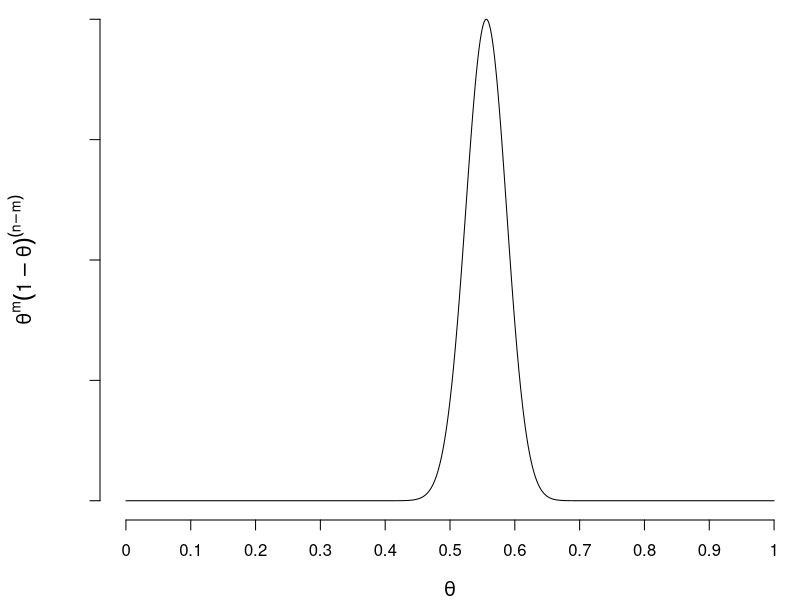

Generate this figure with R:
# R plot of Bernoulli likelihood function.

n <- 250 # Number of trials. E.g coin tosses.
m <- 139 # Number of successes. E.g Heads.

par(cex.lab=1.2,
    cex.axis=1.0,
    mar = c(4,5,0,0) )

y.label = "$\\theta^m  (1-\\theta)^{n-m}$"
x.label = "$\\theta$"

curve(x^m*(1-x)^(n-m), 
      from = 0, 
      to = 1, 
      n=1001,
      xlab=expression(theta),
      ylab=expression(theta^m * (1-theta)^(n-m)),
      yaxt='n',
      axes=F)

x.ticks <- seq(0, 1, 0.1)
axis(1, at=x.ticks, labels=x.ticks, col.axis="black", las=1)

max.limit <- 1.0 * ((m/n)^m*(1-(m/n))^(n-m))
y.ticks <- seq(0, max.limit, length.out = 5)
axis(2, at=y.ticks, labels=rep('',5), col.axis="black", las=1)